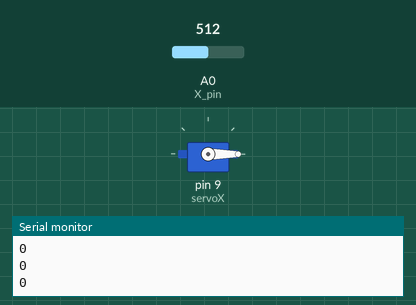
Bench run of a sketch on a simulated Arduino Uno, built with avr-gcc and run on an emulated ATmega328P. Parts: servo, the last lines printed to the serial monitor. The inputs (shaded band) are chosen by the test bench; at power-on: A0 (X_pin) = 512.

Above: at 1.2 s.
1.3 s: A0 (X_pin) set to 540
At 2.7 s:
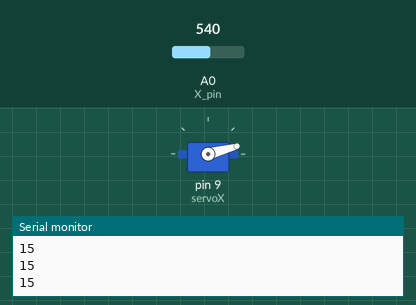
Timing chart, 0 to 4.3 s (numbered marks = the images above; inputs shaded):
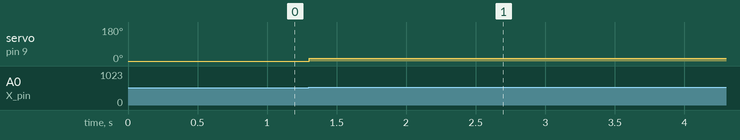

The sketch:

Final.ino
```cpp
#include <Servo.h> // The servo library


Servo servoX; //X rotation Servo
Servo servoY; //Y rotation Servo
const int X_pin = 0; // This pin is for analog controls of the X servo
const int Y_pin = 1; // This pin is for analog controls of the Y servo

int checkRotation(int pos){ // Used for rotation of servo :)
  int reading = analogRead(X_pin);
  int degree = servoX.read();

  if(reading <= 494){ // the reading is to the left
    pos -= 15; // Turns the servo to the left
  }
  if(reading >= 530){ // the reading is to the right
    pos += 15; // Turns the servo to the right
  }


  return pos;
}


void setup() {
  // put your setup code here, to run once:
  // Servos :)
  servoX.attach(9); // Pin for Signal input on the X servo
//  servoY.attach(8); // Pin for Signal input on the Y servo
  Serial.begin(9600); // setup for the serial
}

void loop() {
  // put your main code here, to run repeatedly:
  int xpos;


  xpos = checkRotation(xpos);
  Serial.println(servoX.read()); // used to see what the position is on the servo
  Serial.println(xpos);
  servoX.write(xpos);

  delay(20); // Low delay for near instant movement from the servo
}
```

Measured:
- after the input at 1.3 s, servo on pin 9 (servoX): 0° → 15° at once
